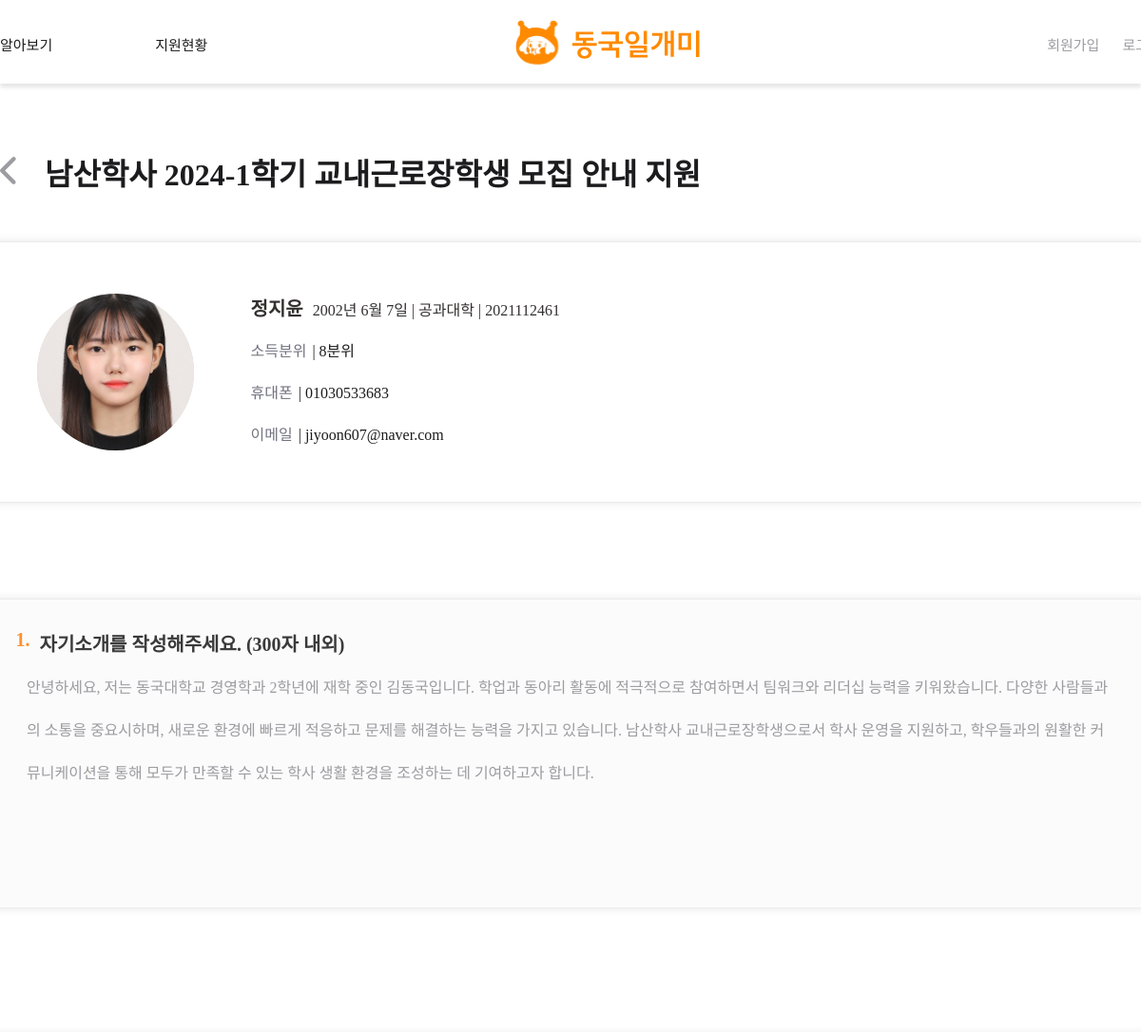
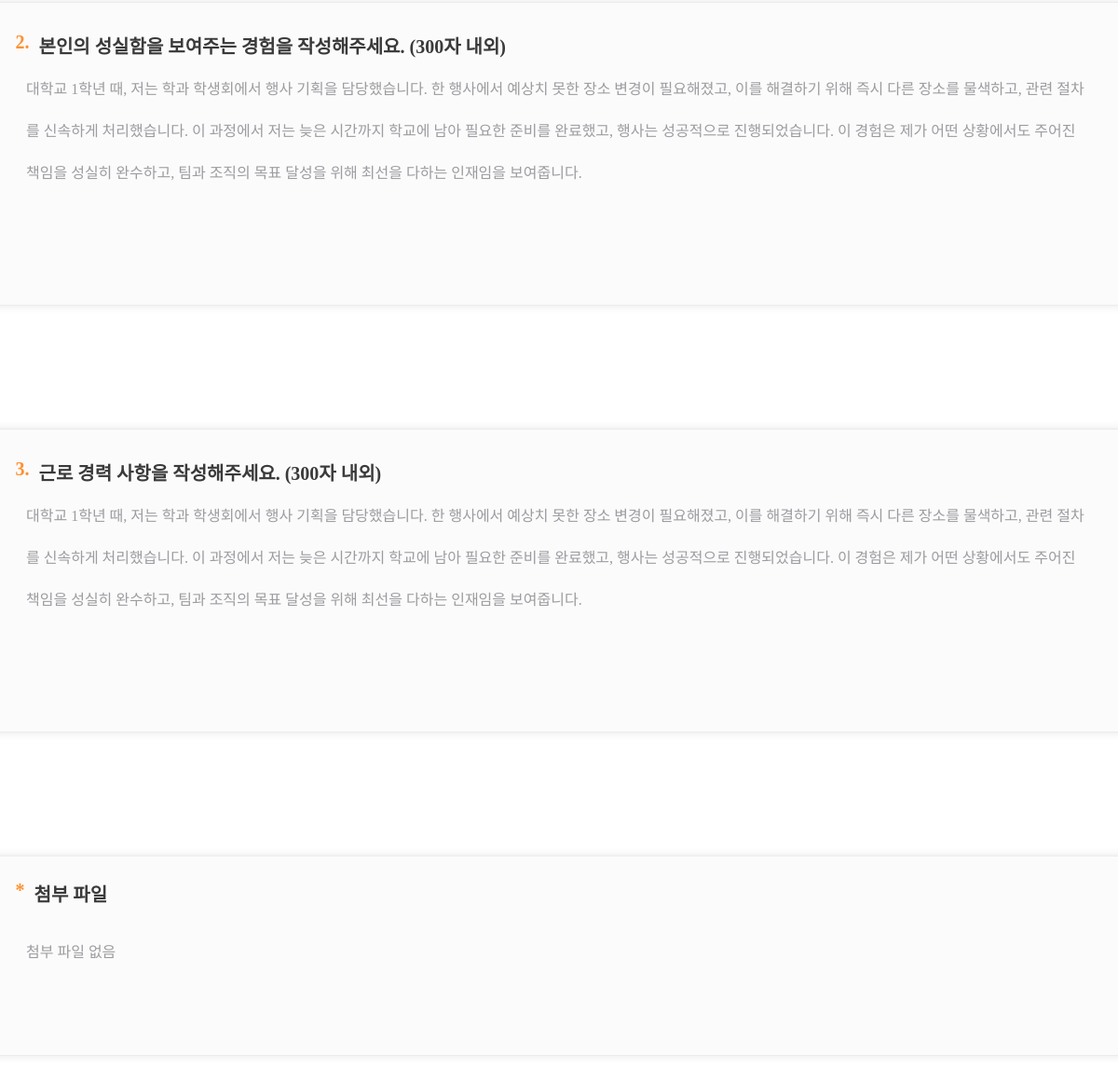
The page /users/staff-studentappfile/31/15 on the database its author committed (2 pictures, top to bottom).
### main/models.py (models this page shows, shortened)
class Post(models.Model):
    writer = models.ForeignKey(User, null=False, blank=False, on_delete=models.CASCADE)
    title = models.CharField(max_length=50)
    organization = models.CharField(max_length=50, null=True)
    department = models.CharField(max_length=50, null=True)
    is_income_bracket = models.PositiveIntegerField(null=False, default=0) #boolean
    start_date = models.DateField(null=True)
    end_date = models.DateField(null=True)
    deadline = models.DateField(null=True)
    day_left = models.IntegerField(null=True)
    place = models.CharField(max_length=50, blank=False)
    time = models.TextField(null=False)
    recruitment = models.PositiveIntegerField(default=0)
    wage = models.PositiveIntegerField(null=True, default=0)
    body = models.TextField()
    file = models.ImageField(upload_to="post/", blank=True, null=True)
    pub_date = models.DateTimeField()
    scrap = models.ManyToManyField(User, related_name='scraped', blank=True, default=None)
    scrap_count = models.PositiveIntegerField(default=0)
    applicated_count = models.PositiveIntegerField(default=0)

class Answer(models.Model):
    application = models.ForeignKey(Application, null=False, blank=False, on_delete=models.CASCADE)
    question = models.ForeignKey(Question, null=False, blank=False, on_delete=models.CASCADE)
    content = models.TextField()

class Question(models.Model):
    post = models.ForeignKey(Post, null=False, blank=False, on_delete=models.CASCADE)
    content = models.TextField()

### accounts/models.py (models this page shows)
class Profile(models.Model):
    student_or_staff = models.CharField(max_length=20, blank=False)
    user = models.OneToOneField(User, on_delete=models.CASCADE)
    name = models.CharField(max_length=5, blank=False)
    GENDER_M = "male"
    GENDER_F = "female"
    GENDER_CHOICES = (
    	(GENDER_M, "Male"),
        (GENDER_F, "Female"),
    )
    gender = models.CharField(choices=GENDER_CHOICES, max_length=10, blank=True)
    birth = models.DateField(blank=False, null=True)
    photo = models.ImageField(upload_to="user_photo/", blank=True)
    department = models.CharField(max_length=20, blank=True)
    phone = models.CharField(max_length=20, blank=True)
    email = models.CharField(max_length=50, blank=False)
    student_number = models.CharField(max_length=10, blank=False)
    income = models.PositiveIntegerField(null=True, default=0)
    certification_student = models.FileField(upload_to="student_certification/", blank=True)
    certification_staff = models.FileField(upload_to="staff_certification/",blank=True)

### users/views.py (the view)
# urls.py: path('staff-studentappfile/<int:post_id>/<int:student_id>', staff_studentappfile, name="staff-studentappfile"),
def staff_studentappfile(request, post_id, student_id):
    post = get_object_or_404(Post, pk=post_id)
    application = get_object_or_404(Application, writer_id=student_id, post_id=post_id)
    student = get_object_or_404(User, id=student_id)
    answers = Answer.objects.filter(application=application)
    return render(request, 'users/staff_studentappfile.html',{'application':application, 'answers':answers, 'student':student, 'post':post})

### users/templates/users/staff_studentappfile.html (shortened to what this page needs)
{% extends 'base.html' %}
{% load static %}
{% block content %}
<link
    rel="stylesheet"
    type="text/css"
    href="{% static 'css/users/staff_studentappfile.css'%}"
/>
<div id="applyScreen">
    <div class="ttt">
        <div class="backBtn">
            <a href="javascript:history.back()" class="backBtnAtag">
                <img src="{% static 'images/icons/back.svg' %}" />
            </a>
            <span id="word">{{post.organization}} {{post.title}} 지원</span>
        </div>
        <div id="applyBody" class="width">
            <div class="profileBox w100">
                <div class="profile w100">
                    <div class="img">
                        {% if student.profile.photo %}
                            <img src="{{ student.profile.photo.url }}" alt="사진" width="100px">
                        {% endif %}
                    </div>
                    <div class="info">
                        <div class="infoText">
                            <span id="nameEtc"><span id="nameBold">{{ student.profile.name }}</span>{{student.profile.birth}}  |  {{student.profile.department}}  |  {{student.profile.student_number}}</span>
                        </div>
                        <div class="infoText">
                            <span class="contentText">소득분위<span class="indextext">| {{student.profile.income }}분위</span></span>
                        </div>
                        <div class="infoText">
                            <span class="contentText">휴대폰<span class="indextext">| {{ student.profile.phone }}</span></span>
                        </div>
                        <div class="infoText">
                            <span class="contentText">이메일<span class="indextext">| {{ student.profile.email }}</span></span>
                        </div>
                    </div>
                </div>
            </div>
            {% for answer in answers %}
                <div class="questionBox w100">
                    <div class="question">
                        <div class="qTitle w100">
                            <span>{{ forloop.counter }}.</span> {{ answer.question.content }}
                        </div>
                        <div class="inner w100">
                            {{ answer.content }}
                        </div>
                    </div>
                </div>
            {% endfor %}
            <div class="questionBox w100" id="filebox">
                <div class="question" id="file">
                    <div class="qTitle w100" >
                        <span>*</span> 첨부 파일
                    </div>
                    <div class="inner w100" id="fileinner">
                        {% if application.file %}
                            <a href="{{ application.file.url }}">{{ application.file.name }}</a>
                        {% else %}
                            <p>첨부 파일 없음</p>
                        {% endif %}
                    </div>
                </div>
            </div>
        </div>
    </div>
</div>
{% endblock %}

### project/static/css/shared/topnav.css (style rules this page uses)
a { display: inline-block; white-space: nowrap; text-decoration-line: none; }
a { color: inherit; text-decoration: none; }

### project/static/css/users/staff_studentappfile.css (style rules this page uses)
#applyScreen { display: flex; flex-direction: column; width: 100%; max-width: 1400px; margin-bottom: 100px; margin-top: 40px; }
.ttt { display: flex; flex-direction: column; align-items: center; }
.backBtn { display: flex; width: 100%; justify-content: flex-start; align-items: center; gap: 30px; margin-top: 30px; margin-bottom: 50px; }
#word { color: #1C1C1E; text-align: center; font-family: "SUITE Variable"; font-size: 32px; font-style: normal; font-weight: 700; line-height: normal; }
#applyBody { display: flex; flex-direction: column; align-items: center; max-width: 1400px; gap:70px; }
.width { width: 1263px; }
.w100 { width: 100%; }
.profileBox { display: flex; justify-content: flex-start; height: 273px; flex-shrink: 0; border-radius: 12px; border: 1px solid #EBEBEB; background: #FFF; box-shadow: 0px 0px 10px 0px rgba(0, 0, 0, 0.10); }
.profile { padding: 32px 70px; display: flex; gap:60px; align-items: center; }
.img { display: flex; justify-content: center; align-items: center; width: 165px; height: 165px; border-radius:50%; background-color: #D3D3D3; overflow: hidden; }
.img img { width: 165px; height: 171px;; object-fit: cover; object-position: center; }
.info { display: flex; flex-direction: column; justify-content: center; }
.infoText { display: flex; height: 44px; justify-content: flex-start; align-items: center; }
#nameEtc { color: #343030; font-family: "SUITE Variable"; font-size: 16px; font-style: normal; font-weight: 500; line-height: 45px; }
#nameBold { font-size: 20px; font-weight: 700; margin-right: 10px; }
.contentText { color: #737381; font-family: "SUITE Variable"; font-size: 16px; font-style: normal; font-weight: 500; line-height: 45px; }
.indextext { color:#1C1C1E; margin-left:6px; }
.questionBox { display: flex; min-height: 324px; margin: 31px 37px; align-items: center; justify-content: center; border-radius: 12px; border: 1px solid rgba(235, 235, 235, 0.92); background: #FBFBFB; box-shadow: 0px 0px 10px 0px rgba(0, 0, 0, 0.10); }
.question { display: flex; width: 1167px; height: 262px; align-items: center; flex-direction: column; }
.qTitle { display: flex; justify-content: flex-start; margin-bottom: 10px; color: #3a3a3b; font-family: "SUITE Variable"; font-size: 20px; font-style: normal; font-weight: 700; line-height: normal; }
.qTitle span { color: #FE902F; font-family: "SUITE Variable"; font-size: 20px; font-style: normal; font-weight: 700; line-height: normal; margin-right: 10px; }
.inner { display: flex; width: 1144px; height: 220px; flex-shrink: 0; color: #9C9CA1; font-family: "SUITE Variable"; font-size: 16px; font-style: normal; font-weight: 500; line-height: 45px; }
#filebox { min-height: 213px; }
#file { height: 164px; }
#fileinner { height: 96px; }

### project/templates/base.html (style rules this page uses)
body { display: flex; flex-direction: column; min-height: 100vh; margin: 0; }

### rows shown on the page
Post: organization "남산학사", title "2024-1학기 교내근로장학생 모집 안내"
Answer: question.content "자기소개를 작성해주세요. (300자 내외)", content "안녕하세요, 저는 동국대학교 경영학과 2학년에 재학 중인 김동국입니다. 학업과 동아리 활동에 적극적으로 참여하면서 팀워크와 리더십 능력을 키워왔습니다. 다양한 사람들과의 소통을 중요시하며, 새로운 환경에 빠르게 적응하고 문제를 해결하는 능력을 가지고 있습니다. 남산학사 교내근로장학생으로서 학사 운영을 지원하고, 학우들과의 원활한 커뮤니케이션을 통해 모두가 만족할 수 있는 학사 생활 환경을 조성하는 데 기여하고자 합니다."
Answer: question.content "본인의 성실함을 보여주는 경험을 작성해주세요. (300자 내외)", content "대학교 1학년 때, 저는 학과 학생회에서 행사 기획을 담당했습니다. 한 행사에서 예상치 못한 장소 변경이 필요해졌고, 이를 해결하기 위해 즉시 다른 장소를 물색하고, 관련 절차를 신속하게 처리했습니다. 이 과정에서 저는 늦은 시간까지 학교에 남아 필요한 준비를 완료했고, 행사는 성공적으로 진행되었습니다. 이 경험은 제가 어떤 상황에서도 주어진 책임을 성실히 완수하고, 팀과 조직의 목표 달성을 위해 최선을 다하는 인재임을 보여줍니다."
Answer: question.content "근로 경력 사항을 작성해주세요. (300자 내외)", content "대학교 1학년 때, 저는 학과 학생회에서 행사 기획을 담당했습니다. 한 행사에서 예상치 못한 장소 변경이 필요해졌고, 이를 해결하기 위해 즉시 다른 장소를 물색하고, 관련 절차를 신속하게 처리했습니다. 이 과정에서 저는 늦은 시간까지 학교에 남아 필요한 준비를 완료했고, 행사는 성공적으로 진행되었습니다. 이 경험은 제가 어떤 상황에서도 주어진 책임을 성실히 완수하고, 팀과 조직의 목표 달성을 위해 최선을 다하는 인재임을 보여줍니다."

### other values the page prints
{{ student.profile.name }} "정지윤"
{{ student.profile.birth }} "2002년 6월 7일"
{{ student.profile.department }} "공과대학"
{{ student.profile.student_number }} "2021112461"
{{ student.profile.income }} "8"
{{ student.profile.phone }} "01030533683"
{{ student.profile.email }} "jiyoon607@naver.com"
